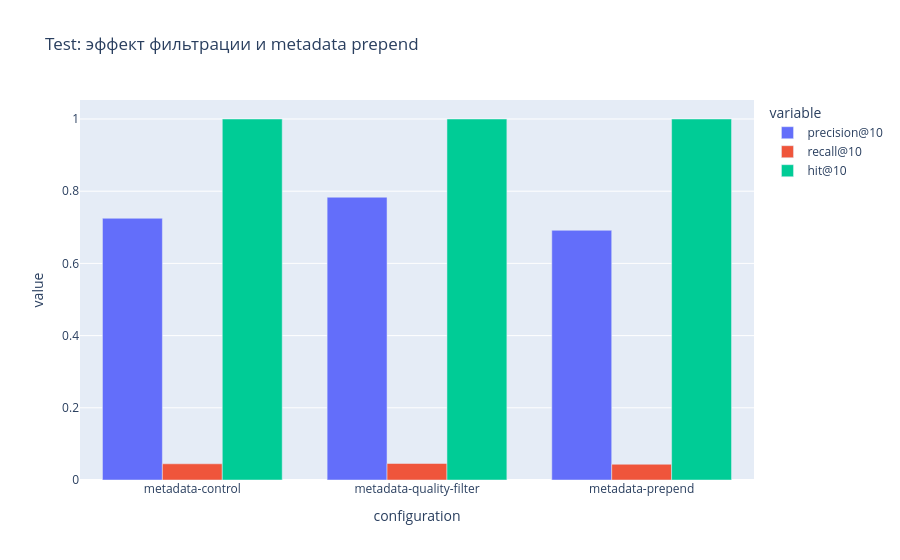

The code cell stored with this chart in its notebook:
### Markdown cell above
## 6. Метаданные и два сценария применения

Для каждого чанка извлекаются:

- структурные: `published_at`, `source`, длина документа, позиция и число чанков;
- контентные: top-5 TF-IDF keywords, язык `en`, тип `camera-image description`;
- качественные: доля неалфавитных токенов и `trusted_ratio` verifier.

Проверяются два сценария на test split:

1. **quality filtering** — оставляются документы с `trusted_ratio` не ниже медианы; важна Precision до/после и возможная потеря Recall;
2. **metadata prepend** — source, content type, language и keywords добавляются перед индексируемым текстом.

Дата здесь отражает запуск producer, а не время съёмки; фильтровать по «свежести изображения» было бы методологически неверно. Источник у корпуса один, поэтому source-only filter также неинформативен.

### Code cell
show_package_source(add_metadata, prepend_metadata, metadata_experiments)
metadata = results["metadata"]
display(metadata.round(4))

display(px.bar(
    metadata,
    x="configuration",
    y=["precision@10", "recall@10", "hit@10"],
    barmode="group",
    title="Test: эффект фильтрации и metadata prepend",
))

example_chunk = results["metadata_chunks"]["metadata-prepend"][0]
display(Markdown("**Пример метаданных чанка**"))
display(pd.Series({
    key: example_chunk.get(key)
    for key in [
        "document_id", "published_at", "source", "document_length",
        "position", "chunk_count", "keywords", "language",
        "content_type", "noise_score", "trusted_ratio",
    ]
}).to_frame("value"))

### Figure 1 — Plotly figure (JSON) as saved in the notebook; plotly's stock layout.template omitted (floating-point values rounded to 4 significant figures)
{"data": [{"alignmentgroup": "True", "hovertemplate": "variable=precision@10<br>configuration=%{x}<br>value=%{y}<extra></extra>", "legendgroup": "precision@10", "marker": {"color": "#636efa", "pattern": {"shape": ""}}, "name": "precision@10", "offsetgroup": "precision@10", "orientation": "v", "showlegend": true, "textposition": "auto", "type": "bar", "x": ["metadata-control", "metadata-quality-filter", "metadata-prepend"], "xaxis": "x", "y": [0.725, 0.7833, 0.6917], "yaxis": "y"}, {"alignmentgroup": "True", "hovertemplate": "variable=recall@10<br>configuration=%{x}<br>value=%{y}<extra></extra>", "legendgroup": "recall@10", "marker": {"color": "#EF553B", "pattern": {"shape": ""}}, "name": "recall@10", "offsetgroup": "recall@10", "orientation": "v", "showlegend": true, "textposition": "auto", "type": "bar", "x": ["metadata-control", "metadata-quality-filter", "metadata-prepend"], "xaxis": "x", "y": [0.04484, 0.04575, 0.04361], "yaxis": "y"}, {"alignmentgroup": "True", "hovertemplate": "variable=hit@10<br>configuration=%{x}<br>value=%{y}<extra></extra>", "legendgroup": "hit@10", "marker": {"color": "#00cc96", "pattern": {"shape": ""}}, "name": "hit@10", "offsetgroup": "hit@10", "orientation": "v", "showlegend": true, "textposition": "auto", "type": "bar", "x": ["metadata-control", "metadata-quality-filter", "metadata-prepend"], "xaxis": "x", "y": [1.0, 1.0, 1.0], "yaxis": "y"}], "layout": {"barmode": "group", "legend": {"title": {"text": "variable"}, "tracegroupgap": 0}, "title": {"text": "Test: эффект фильтрации и metadata prepend"}, "xaxis": {"anchor": "y", "domain": [0, 1], "title": {"text": "configuration"}}, "yaxis": {"anchor": "x", "domain": [0, 1], "title": {"text": "value"}}}}
